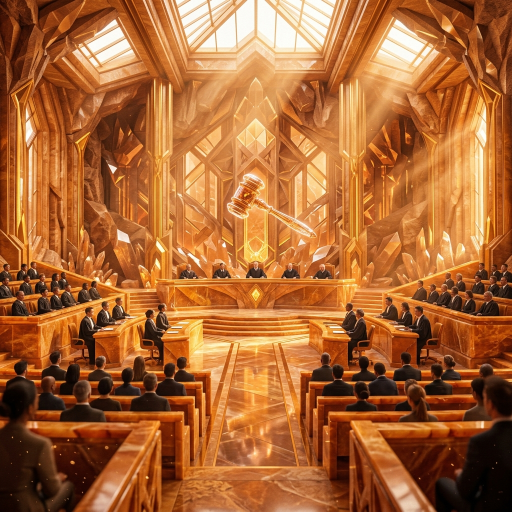
#> input picture sovereign_dashboard/imgs/hero_cinematic.png, 1024 x 1024 px (shown at 1/2 size)
$ python -i image_optimization.py   (imports and definitions only)
#> lines starting #> are read from the running program, lines starting #| are printed output that depends on the picture
"""
Image optimization service for processing and generating thumbnails
"""
import os
from io import BytesIO
from PIL import Image, ImageOps
from django.core.files.uploadedfile import InMemoryUploadedFile
from django.core.files.base import ContentFile
from django.conf import settings
import sys


class ImageOptimizationService:
    """Service for image optimization and thumbnail generation"""

    # Thumbnail sizes
    THUMBNAIL_SIZES = {
        'thumbnail': (150, 150),  # Small thumbnail
        'small': (300, 300),      # Small preview
        'medium': (600, 600),     # Medium preview
        'large': (1200, 1200),    # Large preview
    }

    # Image quality settings
    JPEG_QUALITY = 85
    PNG_QUALITY = 90
    WEBP_QUALITY = 85

    # [78 lines left out: function optimize_image, not called in this run]

    @staticmethod
    def generate_thumbnail(image_file, size_name='thumbnail'):
        """
        Generate a thumbnail from an image

        Args:
            image_file: The source image file
            size_name: Size name from THUMBNAIL_SIZES

        Returns:
            Thumbnail as InMemoryUploadedFile or None
        """
#> called with size_name = 'thumbnail'
        try:
            if size_name not in ImageOptimizationService.THUMBNAIL_SIZES:
                return None

            size = ImageOptimizationService.THUMBNAIL_SIZES[size_name]

            # Open and process image
            img = Image.open(image_file)
#> img is the input picture: PIL image 1024x1024 RGB; mean R, G, B 170.7, 102.3, 52.1

            # Convert RGBA to RGB if necessary
            if img.mode in ('RGBA', 'LA', 'P'):
                background = Image.new('RGB', img.size, (255, 255, 255))
                if img.mode == 'P':
                    img = img.convert('RGBA')
                background.paste(img, mask=img.split()[-1] if img.mode in ('RGBA', 'LA') else None)
                img = background
            elif img.mode != 'RGB':
                img = img.convert('RGB')

            # Auto-orient
            img = ImageOps.exif_transpose(img)

            # Resize with maintaining aspect ratio
            img.thumbnail(size, Image.Resampling.LANCZOS)
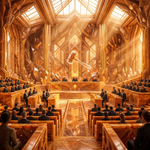
#> img: PIL image 150x150 RGB; mean R, G, B 170.6, 102.2, 52

            # Save to BytesIO
            output = BytesIO()

            # Check if WebP is supported and preferred
            use_webp = getattr(settings, 'USE_WEBP_FORMAT', False)
            if use_webp:
                try:
                    img.save(output, format='WEBP', quality=ImageOptimizationService.WEBP_QUALITY, method=6)
                    output.seek(0)
                    base_name = os.path.splitext(image_file.name)[0]
                    filename = f"{base_name}_{size_name}.webp"
                    thumbnail_file = InMemoryUploadedFile(
                        output,
                        'ImageField',
                        filename,
                        'image/webp',
                        sys.getsizeof(output),
                        None
                    )
                    return thumbnail_file
                except Exception:
                    # Fallback to JPEG if WebP fails
                    pass

            # Default: Save as JPEG
            img.save(output, format='JPEG', quality=ImageOptimizationService.JPEG_QUALITY, optimize=True)
            output.seek(0)

            # Create filename
            base_name = os.path.splitext(image_file.name)[0]
            filename = f"{base_name}_{size_name}.jpg"

            thumbnail_file = InMemoryUploadedFile(
                output,
                'ImageField',
                filename,
                'image/jpeg',
                sys.getsizeof(output),
                None
            )

            return thumbnail_file

        except Exception as e:
            print(f"Error generating thumbnail: {str(e)}")
            return None

    # [26 lines left out: function get_image_url, not called in this run]

    @staticmethod
    def generate_all_thumbnails(image_file):
        """
        Generate all thumbnail sizes for an image

        Args:
            image_file: Source image file

        Returns:
            Dictionary of thumbnail files keyed by size name
        """
        thumbnails = {}

        for size_name in ImageOptimizationService.THUMBNAIL_SIZES.keys():
            thumbnail = ImageOptimizationService.generate_thumbnail(image_file, size_name)
            if thumbnail:
                thumbnails[size_name] = thumbnail
                image_file.seek(0)  # Reset file pointer for next thumbnail

        return thumbnails

>>> result = ImageOptimizationService().generate_all_thumbnails('../../sovereign_dashboard/imgs/hero_cinematic.png')
#> result = 0 items
